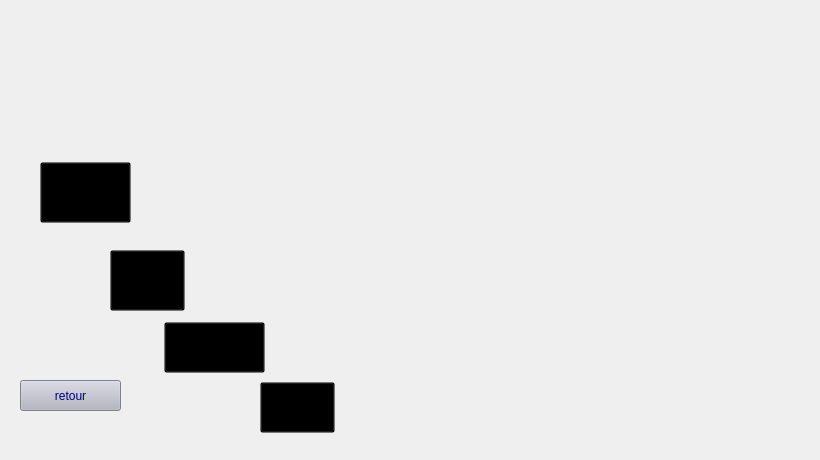
      <widget class="QWidget" name="page">
       <widget class="QPushButton" name="pushButton">
        <property name="geometry">
         <rect>
          <x>20</x>
          <y>380</y>
          <width>101</width>
          <height>31</height>
         </rect>
        </property>
        <property name="styleSheet">
         <string notr="true">#pushButton{
	font: 18pt &quot;Bahnschrift&quot;;

	background-color: rgb(179, 179, 193);
	
	
	
	color: rgb(0, 0, 127);
	
;}


#pushButton:hover{
;

	color: rgb(255, 255, 255);
	background-color: rgb(4, 44, 89);
	}</string>
        </property>
        <property name="text">
         <string>retour</string>
        </property>
       </widget>
       <widget class="QLabel" name="label">
        <property name="geometry">
         <rect>
          <x>10</x>
          <y>20</y>
          <width>801</width>
          <height>431</height>
         </rect>
        </property>
        <property name="styleSheet">
         <string notr="true">
background-image: url(:/gererzone.png);</string>
        </property>
        <property name="text">
         <string/>
        </property>
       </widget>
       <widget class="QPushButton" name="pushButton_supprimer">
        <property name="geometry">
         <rect>
          <x>164</x>
          <y>322</y>
          <width>101</width>
          <height>51</height>
         </rect>
        </property>
        <property name="styleSheet">
         <string notr="true">background-color: transparent;</string>
        </property>
        <property name="text">
         <string/>
        </property>
       </widget>
       <widget class="QPushButton" name="pushButton_modifier">
        <property name="geometry">
         <rect>
          <x>260</x>
          <y>382</y>
          <width>75</width>
          <height>51</height>
         </rect>
        </property>
        <property name="styleSheet">
         <string notr="true">background-color: transparent;</string>
        </property>
        <property name="text">
         <string/>
        </property>
       </widget>
       <widget class="QPushButton" name="pushButton_ajouter">
        <property name="geometry">
         <rect>
          <x>110</x>
          <y>250</y>
          <width>75</width>
          <height>61</height>
         </rect>
        </property>
        <property name="styleSheet">
         <string notr="true">background-color: transparent;</string>
        </property>
        <property name="text">
         <string/>
        </property>
       </widget>
       <widget class="QPushButton" name="pushButton_afficher">
        <property name="geometry">
         <rect>
          <x>40</x>
          <y>162</y>
          <width>91</width>
          <height>61</height>
         </rect>
        </property>
        <property name="styleSheet">
         <string notr="true">background-color: transparent;</string>
        </property>
        <property name="text">
         <string/>
        </property>
       </widget>
       <zorder>label</zorder>
       <zorder>pushButton_supprimer</zorder>
       <zorder>pushButton_modifier</zorder>
       <zorder>pushButton_ajouter</zorder>
       <zorder>pushButton_afficher</zorder>
       <zorder>pushButton</zorder>
      </widget>
